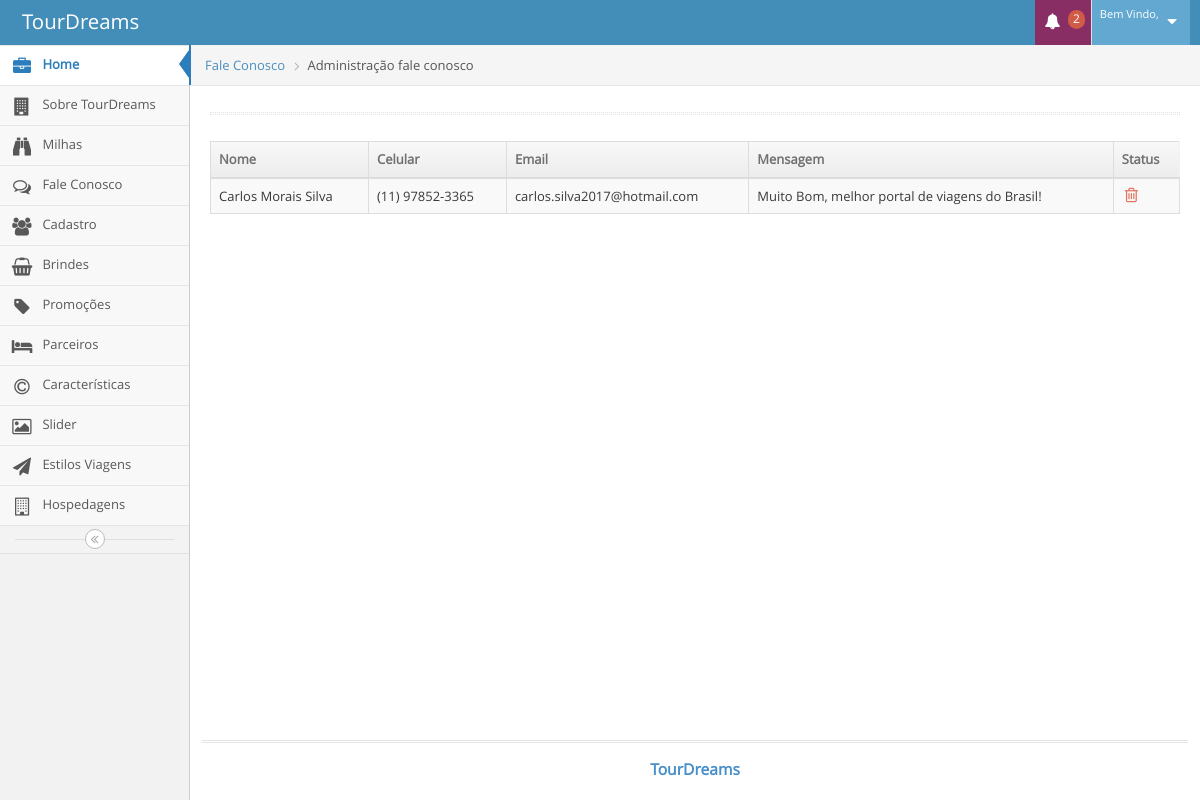
/tour_dreams/TourDreams/CMS/admFale.php, run on the app's committed database.
### tables this page shows
CREATE TABLE `tbl_fale_conosco` (
  `id_fale_conosco` int(11) NOT NULL AUTO_INCREMENT,
  `nome` varchar(100) NOT NULL,
  `email` varchar(130) NOT NULL,
  `celular` varchar(20) NOT NULL,
  `observacao` text NOT NULL,
  PRIMARY KEY (`id_fale_conosco`)
);

### tour_dreams/TourDreams/CMS/admFale.php (the view, shortened to what this page needs)
<!DOCTYPE html>
<html lang="pt-br">
	<head>
		<link rel="stylesheet" href="assets/css/bootstrap.min.css" />
		<link rel="stylesheet" href="assets/font-awesome/4.5.0/css/font-awesome.min.css" />
		<link rel="stylesheet" href="assets/css/ace.min.css" class="ace-main-stylesheet" id="main-ace-style" />
		<link rel="stylesheet" href="assets/css/ace-skins.min.css" />
		<link rel="stylesheet" href="assets/css/ace-rtl.min.css" />
	</head>
	<body class="no-skin">
		<div id="navbar" class="navbar navbar-default          ace-save-state">
			<div class="navbar-container ace-save-state" id="navbar-container">
				<div class="navbar-header pull-left">
					<a href="home.php" class="navbar-brand">
						<small>
							TourDreams
						</small>
					</a>
				</div>
				<div class="navbar-buttons navbar-header pull-right" role="navigation">
					<ul class="nav ace-nav">
						<li class="purple dropdown-modal">
							<a data-toggle="dropdown" class="dropdown-toggle" href="#">
								<i class="ace-icon fa fa-bell icon-animated-bell"></i>
								<span class="badge badge-important">2</span>
							</a>
						</li>
						<li class="light-blue dropdown-modal">
							<a data-toggle="dropdown" href="#" class="dropdown-toggle">
								<span class="user-info">
									<small>Bem Vindo,</small>
								</span>
								<i class="ace-icon fa fa-caret-down"></i>
							</a>
						</li>
					</ul>
				</div>
			</div>
		</div>
		<div class="main-container ace-save-state" id="main-container">
			<div id="sidebar" class="sidebar                  responsive                    ace-save-state">
				<ul class="nav nav-list">
					<li class="active">
						<a href="home.php?nome_administrador=<?php echo$_GET['nome_administrador'];?>&id_administrador=<?php echo$_GET['id_administrador'];?>">
							<i class="menu-icon fa fa-briefcase"></i>
							<span class="menu-text"> Home </span>
						</a>
					</li>
					<li class="">
						<a href="admSobre.php?nome_administrador=<?php echo$_GET['nome_administrador'];?>&id_administrador=<?php echo$_GET['id_administrador'];?>">
							<i class="menu-icon fa fa-building"></i>
							<span class="menu-text">  Sobre TourDreams </span>
						</a>
					</li>
					<li class="">
						<a href="admMilhas.php?nome_administrador=<?php echo$_GET['nome_administrador'];?>&id_administrador=<?php echo$_GET['id_administrador'];?>">
							<i class="menu-icon fa fa-binoculars"></i>
							<span class="menu-text"> Milhas </span>
						</a>
					</li>
					<li class="">
						<a href="admFale.php?nome_administrador=<?php echo$_GET['nome_administrador'];?>&id_administrador=<?php echo$_GET['id_administrador'];?>">
							<i class="menu-icon fa fa-comments-o"></i>
							<span class="menu-text"> Fale Conosco </span>
						</a>
					</li>
					<li class="">
						<a href="admUser.php?nome_administrador=<?php echo$_GET['nome_administrador'];?>&id_administrador=<?php echo$_GET['id_administrador'];?>">
							<i class="menu-icon fa fa-users"></i>
							<span class="menu-text"> Cadastro </span>
						</a>
					</li>
					<li class="">
						<a href="admBrindes.php?nome_administrador=<?php echo$_GET['nome_administrador'];?>&id_administrador=<?php echo$_GET['id_administrador'];?>">
							<i class="menu-icon fa fa-shopping-basket"></i>
							<span class="menu-text"> Brindes </span>
						</a>
					</li>
					<li class="">
						<a href="admPromocoes.php?nome_administrador=<?php echo$_GET['nome_administrador'];?>&id_administrador=<?php echo$_GET['id_administrador'];?>">
							<i class="menu-icon fa fa-tag"></i>
							<span class="menu-text"> Promoções </span>
						</a>
					</li>
					<li class="">
						<a href="parceiros.php?nome_administrador=<?php echo$_GET['nome_administrador'];?>&id_administrador=<?php echo$_GET['id_administrador'];?>">
							<i class="menu-icon fa fa-bed"></i>
							<span class="menu-text"> Parceiros </span>
						</a>
					</li>
					<li class="">
						<a href="admCaracteristicas.php?nome_administrador=<?php echo$_GET['nome_administrador'];?>&id_administrador=<?php echo$_GET['id_administrador'];?>">
							<i class="menu-icon fa fa-copyright"></i>
							<span class="menu-text"> Características </span>
						</a>
					</li>
					<li class="">
						<a href="admSlide.php?nome_administrador=<?php echo$_GET['nome_administrador'];?>&id_administrador=<?php echo$_GET['id_administrador'];?>">
							<i class="menu-icon fa fa-picture-o"></i>
							<span class="menu-text"> Slider </span>
						</a>
					</li>
					<li class="">
						<a href="estilo_viagem.php?nome_administrador=<?php echo$_GET['nome_administrador'];?>&id_administrador=<?php echo$_GET['id_administrador'];?>">
							<i class="menu-icon fa fa-paper-plane"></i>
							<span class="menu-text"> Estilos Viagens </span>
						</a>
					</li>
					<li class="">
						<a href="hospedagens.php?nome_administrador=<?php echo$_GET['nome_administrador'];?>&id_administrador=<?php echo$_GET['id_administrador'];?>">
							<i class="menu-icon fa fa-building-o"></i>
							<span class="menu-text"> Hospedagens </span>
						</a>
					</li>
				</ul>
				<div class="sidebar-toggle sidebar-collapse" id="sidebar-collapse">
					<i id="sidebar-toggle-icon" class="ace-icon fa fa-angle-double-left ace-save-state" data-icon1="ace-icon fa fa-angle-double-left" data-icon2="ace-icon fa fa-angle-double-right"></i>
				</div>
			</div>
			<div class="main-content">
				<div class="main-content-inner">
					<div class="breadcrumbs ace-save-state" id="breadcrumbs">
						<ul class="breadcrumb">
							<li>
								<a href="#">Fale Conosco</a>
							</li>
							<li class="active">Administração fale conosco</li>
						</ul>
					</div>
					<div class="page-content">
						<div class="row">
							<div class="col-xs-12">
								<div class="hr hr-18 dotted hr-double"></div>
								<div class="row">
									<div class="col-xs-12">
										<div class="clearfix">
										</div>
										<div>
											<table id="dynamic-table" class="table table-striped table-bordered table-hover">
												<thead>
													<tr>
														<th>Nome</th>
														<th>Celular</th>
														<th class="hidden-480">Email</th>
														<th>
															Mensagem
														</th>
														<th>Status</th>
													</tr>
												</thead>
												<?php
												$sql = "select * from tbl_fale_conosco";
												$select = mysql_query($sql);
												while($rs = mysql_fetch_array($select)){
												?>
												<tbody>
													<tr>
														<td>
															<?php echo($rs['nome']);?>
														</td>
														<td><?php echo($rs['celular']);?></td>
														<td class="hidden-480"><?php echo($rs['email']);?></td>
														<td><?php echo($rs['observacao']);?></td>
														<td>
															<div class="hidden-sm hidden-xs action-buttons">
																<a class="red" href="admFale.php?modo=excluir&id_fale_conosco=<?php echo($rs['id_fale_conosco']);?>&nome_administrador=<?php echo($_GET['nome_administrador']);?>&id_administrador=<?php echo($_GET['id_administrador']);?>">
																	<i class="ace-icon fa fa-trash-o bigger-130"></i>
																</a>
															</div>
														</td>
													</tr>
													<?php
														}
													?>
												</tbody>
											</table>
										</div>
									</div>
								</div>
							</div>
						</div>
					</div>
				</div>
			</div>
			<div class="footer">
				<div class="footer-inner">
					<div class="footer-content">
						<span class="bigger-120">
							<span class="blue bolder">TourDreams</span>
						</span>
					</div>
				</div>
			</div>
		</div>
	</body>
</html>

### data on the page
tbl_fale_conosco: nome "Carlos Morais Silva", celular "(11) 97852-3365", email "carlos.silva2017@hotmail.com", observacao "Muito Bom, melhor portal de viagens do Brasil!"
